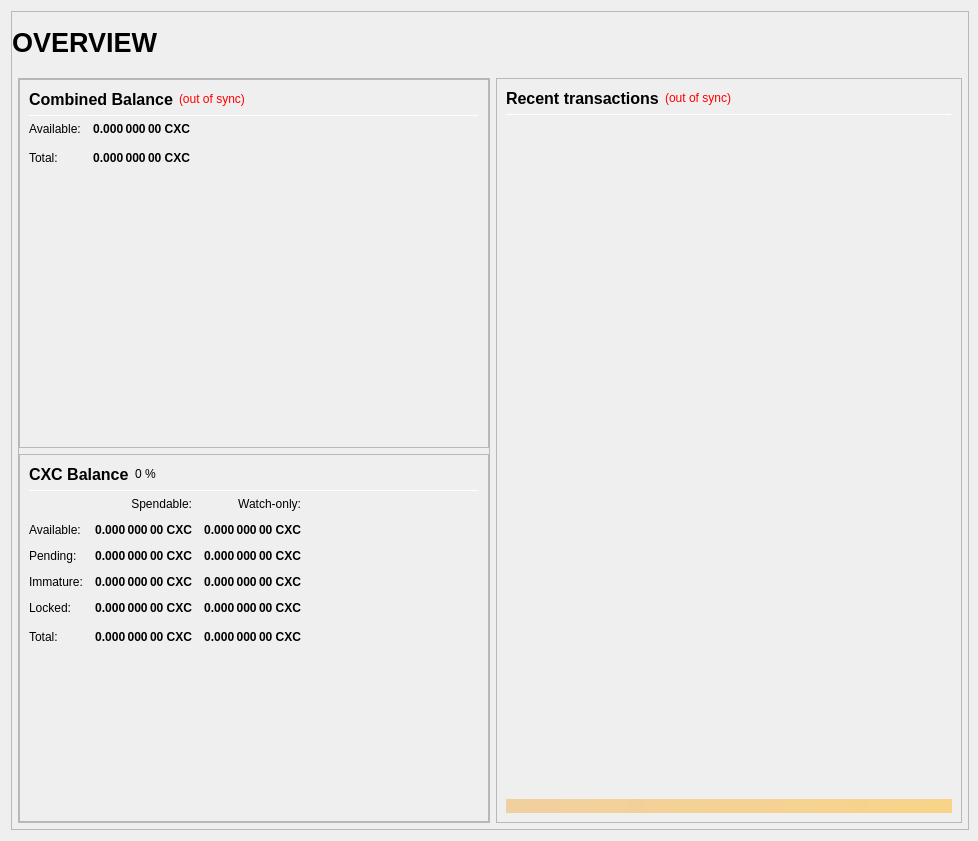
<?xml version="1.0" encoding="UTF-8"?>
<ui version="4.0">
 <class>OverviewPage</class>
 <widget class="QWidget" name="OverviewPage">
  <property name="geometry">
   <rect>
    <x>0</x>
    <y>0</y>
    <width>978</width>
    <height>841</height>
   </rect>
  </property>
  <property name="minimumSize">
   <size>
    <width>960</width>
    <height>682</height>
   </size>
  </property>
  <property name="windowTitle">
   <string>Form</string>
  </property>
  <layout class="QVBoxLayout" name="topLayout" stretch="1">
   <property name="rightMargin">
    <number>9</number>
   </property>
   <item>
    <widget class="QFrame" name="frame_BG">
     <property name="minimumSize">
      <size>
       <width>850</width>
       <height>610</height>
      </size>
     </property>
     <property name="maximumSize">
      <size>
       <width>16777215</width>
       <height>16777215</height>
      </size>
     </property>
     <property name="frameShape">
      <enum>QFrame::StyledPanel</enum>
     </property>
     <property name="frameShadow">
      <enum>QFrame::Raised</enum>
     </property>
     <layout class="QVBoxLayout" name="verticalLayout_3" stretch="1">
      <property name="leftMargin">
       <number>0</number>
      </property>
      <property name="topMargin">
       <number>0</number>
      </property>
      <property name="rightMargin">
       <number>0</number>
      </property>
      <property name="bottomMargin">
       <number>6</number>
      </property>
      <item>
       <layout class="QVBoxLayout" name="verticalLayout_Master" stretch="0,1">
        <property name="leftMargin">
         <number>0</number>
        </property>
        <property name="topMargin">
         <number>0</number>
        </property>
        <property name="rightMargin">
         <number>0</number>
        </property>
        <property name="bottomMargin">
         <number>0</number>
        </property>
        <item>
         <widget class="QFrame" name="frame_Header">
          <layout class="QVBoxLayout" name="verticalLayout_Header" stretch="0">
           <property name="leftMargin">
            <number>0</number>
           </property>
           <property name="topMargin">
            <number>0</number>
           </property>
           <property name="rightMargin">
            <number>0</number>
           </property>
           <property name="bottomMargin">
            <number>0</number>
           </property>
           <item>
            <layout class="QHBoxLayout" name="horizontalLayout_Header" stretch="1,0,1">
             <property name="spacing">
              <number>6</number>
             </property>
             <item>
              <widget class="QLabel" name="labelOverviewHeaderLeft">
               <property name="minimumSize">
                <size>
                 <width>464</width>
                 <height>60</height>
                </size>
               </property>
               <property name="maximumSize">
                <size>
                 <width>16777215</width>
                 <height>60</height>
                </size>
               </property>
               <property name="font">
                <font>
                 <pointsize>20</pointsize>
                 <weight>75</weight>
                 <bold>true</bold>
                </font>
               </property>
               <property name="text">
                <string>OVERVIEW</string>
               </property>
               <property name="alignment">
                <set>Qt::AlignLeading|Qt::AlignLeft|Qt::AlignVCenter</set>
               </property>
              </widget>
             </item>
             <item>
              <spacer name="horizontalSpacer_Header">
               <property name="orientation">
                <enum>Qt::Horizontal</enum>
               </property>
               <property name="sizeHint" stdset="0">
                <size>
                 <width>40</width>
                 <height>20</height>
                </size>
               </property>
              </spacer>
             </item>
             <item>
              <widget class="QLabel" name="labelOverviewHeaderRight">
               <property name="minimumSize">
                <size>
                 <width>464</width>
                 <height>60</height>
                </size>
               </property>
               <property name="maximumSize">
                <size>
                 <width>16777215</width>
                 <height>60</height>
                </size>
               </property>
               <property name="font">
                <font>
                 <pointsize>14</pointsize>
                </font>
               </property>
               <property name="text">
                <string/>
               </property>
               <property name="alignment">
                <set>Qt::AlignRight|Qt::AlignTrailing|Qt::AlignVCenter</set>
               </property>
              </widget>
             </item>
            </layout>
           </item>
          </layout>
         </widget>
        </item>
        <item>
         <widget class="QFrame" name="frame_Content">
          <layout class="QVBoxLayout" name="verticalLayout_Content">
           <property name="leftMargin">
            <number>6</number>
           </property>
           <property name="topMargin">
            <number>0</number>
           </property>
           <property name="rightMargin">
            <number>6</number>
           </property>
           <property name="bottomMargin">
            <number>0</number>
           </property>
           <item>
            <layout class="QHBoxLayout" name="horizontalLayout_Content" stretch="1,1">
             <property name="spacing">
              <number>6</number>
             </property>
             <item>
              <layout class="QVBoxLayout" name="verticalLayout_left" stretch="1">
               <item>
                <widget class="QFrame" name="frameObfuscation">
                 <property name="minimumSize">
                  <size>
                   <width>0</width>
                   <height>0</height>
                  </size>
                 </property>
                 <property name="frameShape">
                  <enum>QFrame::StyledPanel</enum>
                 </property>
                 <property name="frameShadow">
                  <enum>QFrame::Raised</enum>
                 </property>
                 <layout class="QVBoxLayout" name="verticalLayout" stretch="0,0">
                  <property name="leftMargin">
                   <number>0</number>
                  </property>
                  <property name="topMargin">
                   <number>0</number>
                  </property>
                  <property name="rightMargin">
                   <number>0</number>
                  </property>
                  <property name="bottomMargin">
                   <number>0</number>
                  </property>
                  <item>
                   <widget class="QFrame" name="frame_CombinedBalances">
                    <property name="minimumSize">
                     <size>
                      <width>470</width>
                      <height>0</height>
                     </size>
                    </property>
                    <property name="frameShape">
                     <enum>QFrame::StyledPanel</enum>
                    </property>
                    <property name="frameShadow">
                     <enum>QFrame::Raised</enum>
                    </property>
                    <layout class="QVBoxLayout" name="verticalLayout_5">
                     <item>
                      <layout class="QHBoxLayout" name="horizontalLayout_5" stretch="0,0,0">
                       <item>
                        <widget class="QLabel" name="label_5z">
                         <property name="minimumSize">
                          <size>
                           <width>0</width>
                           <height>20</height>
                          </size>
                         </property>
                         <property name="font">
                          <font>
                           <pointsize>12</pointsize>
                           <weight>75</weight>
                           <bold>true</bold>
                          </font>
                         </property>
                         <property name="toolTip">
                          <string>Combined Balance (including unconfirmed and immature coins)</string>
                         </property>
                         <property name="text">
                          <string>Combined Balance</string>
                         </property>
                        </widget>
                       </item>
                       <item>
                        <widget class="QLabel" name="labelWalletStatus">
                         <property name="cursor">
                          <cursorShape>WhatsThisCursor</cursorShape>
                         </property>
                         <property name="toolTip">
                          <string>The displayed information may be out of date. Your wallet automatically synchronizes with the KoiPay network after a connection is established, but this process has not completed yet.</string>
                         </property>
                         <property name="styleSheet">
                          <string notr="true">QLabel { color: red; }</string>
                         </property>
                         <property name="text">
                          <string notr="true">(out of sync)</string>
                         </property>
                         <property name="alignment">
                          <set>Qt::AlignLeading|Qt::AlignLeft|Qt::AlignVCenter</set>
                         </property>
                        </widget>
                       </item>
                       <item>
                        <spacer name="horizontalSpacer_1">
                         <property name="orientation">
                          <enum>Qt::Horizontal</enum>
                         </property>
                         <property name="sizeHint" stdset="0">
                          <size>
                           <width>40</width>
                           <height>20</height>
                          </size>
                         </property>
                        </spacer>
                       </item>
                      </layout>
                     </item>
                     <item>
                      <widget class="Line" name="line_CombinedBalance">
                       <property name="minimumSize">
                        <size>
                         <width>0</width>
                         <height>1</height>
                        </size>
                       </property>
                       <property name="maximumSize">
                        <size>
                         <width>16777215</width>
                         <height>1</height>
                        </size>
                       </property>
                       <property name="orientation">
                        <enum>Qt::Horizontal</enum>
                       </property>
                      </widget>
                     </item>
                     <item>
                      <layout class="QGridLayout" name="gridLayout_3">
                       <property name="spacing">
                        <number>12</number>
                       </property>
                       <item row="1" column="0">
                        <widget class="QLabel" name="labelBalanceTextz">
                         <property name="text">
                          <string>Available:</string>
                         </property>
                        </widget>
                       </item>
                       <item row="1" column="1">
                        <widget class="QLabel" name="labelBalancez">
                         <property name="font">
                          <font>
                           <weight>75</weight>
                           <bold>true</bold>
                          </font>
                         </property>
                         <property name="cursor">
                          <cursorShape>IBeamCursor</cursorShape>
                         </property>
                         <property name="toolTip">
                          <string>Your current spendable balance</string>
                         </property>
                         <property name="text">
                          <string notr="true">0.000 000 00 CXC</string>
                         </property>
                         <property name="alignment">
                          <set>Qt::AlignRight|Qt::AlignTrailing|Qt::AlignVCenter</set>
                         </property>
                         <property name="textInteractionFlags">
                          <set>Qt::LinksAccessibleByMouse|Qt::TextSelectableByKeyboard|Qt::TextSelectableByMouse</set>
                         </property>
                        </widget>
                       </item>
                       <item row="2" column="0">
                        <widget class="QLabel" name="labelTotalTextz">
                         <property name="text">
                          <string>Total:</string>
                         </property>
                        </widget>
                       </item>
                       <item row="2" column="1">
                        <widget class="QLabel" name="labelTotalz">
                         <property name="font">
                          <font>
                           <weight>75</weight>
                           <bold>true</bold>
                          </font>
                         </property>
                         <property name="cursor">
                          <cursorShape>IBeamCursor</cursorShape>
                         </property>
                         <property name="toolTip">
                          <string>Total Balance, including all unavailable coins.</string>
                         </property>
                         <property name="text">
                          <string notr="true">0.000 000 00 CXC</string>
                         </property>
                         <property name="alignment">
                          <set>Qt::AlignRight|Qt::AlignTrailing|Qt::AlignVCenter</set>
                         </property>
                         <property name="textInteractionFlags">
                          <set>Qt::LinksAccessibleByMouse|Qt::TextSelectableByKeyboard|Qt::TextSelectableByMouse</set>
                         </property>
                        </widget>
                       </item>
                       <item row="2" column="3">
                        <spacer name="horizontalSpacer_2">
                         <property name="orientation">
                          <enum>Qt::Horizontal</enum>
                         </property>
                         <property name="sizeHint" stdset="0">
                          <size>
                           <width>40</width>
                           <height>20</height>
                          </size>
                         </property>
                        </spacer>
                       </item>
                      </layout>
                     </item>
                     <item>
                      <spacer name="verticalSpacer_1">
                       <property name="orientation">
                        <enum>Qt::Vertical</enum>
                       </property>
                       <property name="sizeHint" stdset="0">
                        <size>
                         <width>20</width>
                         <height>40</height>
                        </size>
                       </property>
                      </spacer>
                     </item>
                    </layout>
                   </widget>
                  </item>
                  <item>
                   <widget class="QFrame" name="frame_Balances">
                    <property name="frameShape">
                     <enum>QFrame::StyledPanel</enum>
                    </property>
                    <property name="frameShadow">
                     <enum>QFrame::Raised</enum>
                    </property>
                    <layout class="QVBoxLayout" name="verticalLayout_4">
                     <item>
                      <layout class="QHBoxLayout" name="horizontalLayout_4">
                       <item>
                        <widget class="QLabel" name="label_5">
                         <property name="minimumSize">
                          <size>
                           <width>0</width>
                           <height>20</height>
                          </size>
                         </property>
                         <property name="font">
                          <font>
                           <pointsize>12</pointsize>
                           <weight>75</weight>
                           <bold>true</bold>
                          </font>
                         </property>
                         <property name="text">
                          <string>CXC Balance</string>
                         </property>
                        </widget>
                       </item>
                       <item>
                        <widget class="QLabel" name="labelCXCPercent">
                         <property name="text">
                          <string notr="true">0 %</string>
                         </property>
                        </widget>
                       </item>
                       <item>
                        <spacer name="horizontalSpacer_3">
                         <property name="orientation">
                          <enum>Qt::Horizontal</enum>
                         </property>
                         <property name="sizeHint" stdset="0">
                          <size>
                           <width>40</width>
                           <height>20</height>
                          </size>
                         </property>
                        </spacer>
                       </item>
                      </layout>
                     </item>
                     <item>
                      <widget class="Line" name="line_Balance">
                       <property name="minimumSize">
                        <size>
                         <width>0</width>
                         <height>1</height>
                        </size>
                       </property>
                       <property name="maximumSize">
                        <size>
                         <width>16777215</width>
                         <height>1</height>
                        </size>
                       </property>
                       <property name="orientation">
                        <enum>Qt::Horizontal</enum>
                       </property>
                      </widget>
                     </item>
                     <item>
                      <layout class="QGridLayout" name="gridLayout">
                       <property name="spacing">
                        <number>12</number>
                       </property>
                       <item row="0" column="1">
                        <widget class="QLabel" name="labelSpendable">
                         <property name="text">
                          <string>Spendable:</string>
                         </property>
                         <property name="alignment">
                          <set>Qt::AlignRight|Qt::AlignTrailing|Qt::AlignVCenter</set>
                         </property>
                        </widget>
                       </item>
                       <item row="0" column="2">
                        <widget class="QLabel" name="labelWatchonly">
                         <property name="text">
                          <string>Watch-only:</string>
                         </property>
                         <property name="alignment">
                          <set>Qt::AlignRight|Qt::AlignTrailing|Qt::AlignVCenter</set>
                         </property>
                        </widget>
                       </item>
                       <item row="1" column="0">
                        <widget class="QLabel" name="labelBalanceText">
                         <property name="text">
                          <string>Available:</string>
                         </property>
                        </widget>
                       </item>
                       <item row="1" column="1">
                        <widget class="QLabel" name="labelBalance">
                         <property name="font">
                          <font>
                           <weight>75</weight>
                           <bold>true</bold>
                          </font>
                         </property>
                         <property name="cursor">
                          <cursorShape>IBeamCursor</cursorShape>
                         </property>
                         <property name="toolTip">
                          <string>Your current spendable balance</string>
                         </property>
                         <property name="text">
                          <string notr="true">0.000 000 00 CXC</string>
                         </property>
                         <property name="alignment">
                          <set>Qt::AlignRight|Qt::AlignTrailing|Qt::AlignVCenter</set>
                         </property>
                         <property name="textInteractionFlags">
                          <set>Qt::LinksAccessibleByMouse|Qt::TextSelectableByKeyboard|Qt::TextSelectableByMouse</set>
                         </property>
                        </widget>
                       </item>
                       <item row="1" column="2">
                        <widget class="QLabel" name="labelWatchAvailable">
                         <property name="font">
                          <font>
                           <weight>75</weight>
                           <bold>true</bold>
                          </font>
                         </property>
                         <property name="cursor">
                          <cursorShape>IBeamCursor</cursorShape>
                         </property>
                         <property name="toolTip">
                          <string>Your current balance in watch-only addresses</string>
                         </property>
                         <property name="text">
                          <string notr="true">0.000 000 00 CXC</string>
                         </property>
                         <property name="alignment">
                          <set>Qt::AlignRight|Qt::AlignTrailing|Qt::AlignVCenter</set>
                         </property>
                         <property name="textInteractionFlags">
                          <set>Qt::LinksAccessibleByMouse|Qt::TextSelectableByKeyboard|Qt::TextSelectableByMouse</set>
                         </property>
                        </widget>
                       </item>
                       <item row="2" column="0">
                        <widget class="QLabel" name="labelPendingText">
                         <property name="text">
                          <string>Pending:</string>
                         </property>
                        </widget>
                       </item>
                       <item row="2" column="1">
                        <widget class="QLabel" name="labelUnconfirmed">
                         <property name="font">
                          <font>
                           <weight>75</weight>
                           <bold>true</bold>
                          </font>
                         </property>
                         <property name="cursor">
                          <cursorShape>IBeamCursor</cursorShape>
                         </property>
                         <property name="toolTip">
                          <string>Total of transactions that have yet to be confirmed, and do not yet count toward the spendable balance</string>
                         </property>
                         <property name="text">
                          <string notr="true">0.000 000 00 CXC</string>
                         </property>
                         <property name="alignment">
                          <set>Qt::AlignRight|Qt::AlignTrailing|Qt::AlignVCenter</set>
                         </property>
                         <property name="textInteractionFlags">
                          <set>Qt::LinksAccessibleByMouse|Qt::TextSelectableByKeyboard|Qt::TextSelectableByMouse</set>
                         </property>
                        </widget>
                       </item>
                       <item row="2" column="2">
                        <widget class="QLabel" name="labelWatchPending">
                         <property name="font">
                          <font>
                           <weight>75</weight>
                           <bold>true</bold>
                          </font>
                         </property>
                         <property name="cursor">
                          <cursorShape>IBeamCursor</cursorShape>
                         </property>
                         <property name="toolTip">
                          <string>Unconfirmed transactions to watch-only addresses</string>
                         </property>
                         <property name="text">
                          <string notr="true">0.000 000 00 CXC</string>
                         </property>
                         <property name="alignment">
                          <set>Qt::AlignRight|Qt::AlignTrailing|Qt::AlignVCenter</set>
                         </property>
                         <property name="textInteractionFlags">
                          <set>Qt::LinksAccessibleByMouse|Qt::TextSelectableByKeyboard|Qt::TextSelectableByMouse</set>
                         </property>
                        </widget>
                       </item>
                       <item row="3" column="0">
                        <widget class="QLabel" name="labelImmatureText">
                         <property name="text">
                          <string>Immature:</string>
                         </property>
                        </widget>
                       </item>
                       <item row="3" column="1">
                        <widget class="QLabel" name="labelImmature">
                         <property name="font">
                          <font>
                           <weight>75</weight>
                           <bold>true</bold>
                          </font>
                         </property>
                         <property name="cursor">
                          <cursorShape>IBeamCursor</cursorShape>
                         </property>
                         <property name="toolTip">
                          <string>Staked or masternode rewards that has not yet matured</string>
                         </property>
                         <property name="text">
                          <string notr="true">0.000 000 00 CXC</string>
                         </property>
                         <property name="alignment">
                          <set>Qt::AlignRight|Qt::AlignTrailing|Qt::AlignVCenter</set>
                         </property>
                         <property name="textInteractionFlags">
                          <set>Qt::LinksAccessibleByMouse|Qt::TextSelectableByKeyboard|Qt::TextSelectableByMouse</set>
                         </property>
                        </widget>
                       </item>
                       <item row="3" column="2">
                        <widget class="QLabel" name="labelWatchImmature">
                         <property name="font">
                          <font>
                           <weight>75</weight>
                           <bold>true</bold>
                          </font>
                         </property>
                         <property name="cursor">
                          <cursorShape>IBeamCursor</cursorShape>
                         </property>
                         <property name="toolTip">
                          <string>Staked or masternode rewards in watch-only addresses that has not yet matured</string>
                         </property>
                         <property name="text">
                          <string notr="true">0.000 000 00 CXC</string>
                         </property>
                         <property name="alignment">
                          <set>Qt::AlignRight|Qt::AlignTrailing|Qt::AlignVCenter</set>
                         </property>
                         <property name="textInteractionFlags">
                          <set>Qt::LinksAccessibleByMouse|Qt::TextSelectableByKeyboard|Qt::TextSelectableByMouse</set>
                         </property>
                        </widget>
                       </item>
                       <item row="4" column="0">
                        <widget class="QLabel" name="labelLockedBalanceText">
                         <property name="toolTip">
                          <string>Locked CXC or Masternode collaterals. These are excluded from zCXC minting.</string>
                         </property>
                         <property name="text">
                          <string>Locked:</string>
                         </property>
                        </widget>
                       </item>
                       <item row="4" column="1">
                        <widget class="QLabel" name="labelLockedBalance">
                         <property name="font">
                          <font>
                           <weight>75</weight>
                           <bold>true</bold>
                          </font>
                         </property>
                         <property name="cursor">
                          <cursorShape>IBeamCursor</cursorShape>
                         </property>
                         <property name="toolTip">
                          <string>Locked CXC or Masternode collaterals. These are excluded from zCXC minting.</string>
                         </property>
                         <property name="text">
                          <string notr="true">0.000 000 00 CXC</string>
                         </property>
                         <property name="alignment">
                          <set>Qt::AlignRight|Qt::AlignTrailing|Qt::AlignVCenter</set>
                         </property>
                         <property name="textInteractionFlags">
                          <set>Qt::LinksAccessibleByMouse|Qt::TextSelectableByKeyboard|Qt::TextSelectableByMouse</set>
                         </property>
                        </widget>
                       </item>
                       <item row="4" column="2">
                        <widget class="QLabel" name="labelWatchLocked">
                         <property name="font">
                          <font>
                           <weight>75</weight>
                           <bold>true</bold>
                          </font>
                         </property>
                         <property name="cursor">
                          <cursorShape>IBeamCursor</cursorShape>
                         </property>
                         <property name="toolTip">
                          <string>Current locked balance in watch-only addresses</string>
                         </property>
                         <property name="text">
                          <string notr="true">0.000 000 00 CXC</string>
                         </property>
                         <property name="alignment">
                          <set>Qt::AlignRight|Qt::AlignTrailing|Qt::AlignVCenter</set>
                         </property>
                         <property name="textInteractionFlags">
                          <set>Qt::LinksAccessibleByMouse|Qt::TextSelectableByKeyboard|Qt::TextSelectableByMouse</set>
                         </property>
                        </widget>
                       </item>
                       <item row="5" column="0">
                        <widget class="QLabel" name="labelTotalText">
                         <property name="toolTip">
                          <string>Your current KoiPay balance, unconfirmed and immature transactions included</string>
                         </property>
                         <property name="text">
                          <string>Total:</string>
                         </property>
                        </widget>
                       </item>
                       <item row="5" column="1">
                        <widget class="QLabel" name="labelTotal">
                         <property name="font">
                          <font>
                           <weight>75</weight>
                           <bold>true</bold>
                          </font>
                         </property>
                         <property name="cursor">
                          <cursorShape>IBeamCursor</cursorShape>
                         </property>
                         <property name="toolTip">
                          <string>Your current KoiPay balance, unconfirmed and immature transactions included</string>
                         </property>
                         <property name="text">
                          <string notr="true">0.000 000 00 CXC</string>
                         </property>
                         <property name="alignment">
                          <set>Qt::AlignRight|Qt::AlignTrailing|Qt::AlignVCenter</set>
                         </property>
                         <property name="textInteractionFlags">
                          <set>Qt::LinksAccessibleByMouse|Qt::TextSelectableByKeyboard|Qt::TextSelectableByMouse</set>
                         </property>
                        </widget>
                       </item>
                       <item row="5" column="2">
                        <widget class="QLabel" name="labelWatchTotal">
                         <property name="font">
                          <font>
                           <weight>75</weight>
                           <bold>true</bold>
                          </font>
                         </property>
                         <property name="cursor">
                          <cursorShape>IBeamCursor</cursorShape>
                         </property>
                         <property name="toolTip">
                          <string>Current total balance in watch-only addresses</string>
                         </property>
                         <property name="text">
                          <string notr="true">0.000 000 00 CXC</string>
                         </property>
                         <property name="alignment">
                          <set>Qt::AlignRight|Qt::AlignTrailing|Qt::AlignVCenter</set>
                         </property>
                         <property name="textInteractionFlags">
                          <set>Qt::LinksAccessibleByMouse|Qt::TextSelectableByKeyboard|Qt::TextSelectableByMouse</set>
                         </property>
                        </widget>
                       </item>
                       <item row="5" column="3">
                        <spacer name="horizontalSpacer_9">
                         <property name="orientation">
                          <enum>Qt::Horizontal</enum>
                         </property>
                         <property name="sizeHint" stdset="0">
                          <size>
                           <width>40</width>
                           <height>20</height>
                          </size>
                         </property>
                        </spacer>
                       </item>
                      </layout>
                     </item>
                     <item>
                      <spacer name="verticalSpacer_3">
                       <property name="orientation">
                        <enum>Qt::Vertical</enum>
                       </property>
                       <property name="sizeHint" stdset="0">
                        <size>
                         <width>20</width>
                         <height>40</height>
                        </size>
                       </property>
                      </spacer>
                     </item>
                    </layout>
                   </widget>
                  </item>
                 </layout>
                </widget>
               </item>
              </layout>
             </item>
             <item>
              <layout class="QVBoxLayout" name="verticalLayout_right" stretch="1">
               <item>
                <widget class="QFrame" name="frame_RecentTransactions">
                 <property name="minimumSize">
                  <size>
                   <width>0</width>
                   <height>0</height>
                  </size>
                 </property>
                 <property name="frameShape">
                  <enum>QFrame::StyledPanel</enum>
                 </property>
                 <property name="frameShadow">
                  <enum>QFrame::Raised</enum>
                 </property>
                 <layout class="QVBoxLayout" name="verticalLayout_1" stretch="0,0,0,0,0">
                  <item>
                   <layout class="QHBoxLayout" name="horizontalLayout_2">
                    <item>
                     <widget class="QLabel" name="label_4">
                      <property name="minimumSize">
                       <size>
                        <width>0</width>
                        <height>20</height>
                       </size>
                      </property>
                      <property name="font">
                       <font>
                        <pointsize>12</pointsize>
                        <weight>75</weight>
                        <bold>true</bold>
                       </font>
                      </property>
                      <property name="text">
                       <string>Recent transactions</string>
                      </property>
                     </widget>
                    </item>
                    <item>
                     <widget class="QLabel" name="labelTransactionsStatus">
                      <property name="cursor">
                       <cursorShape>WhatsThisCursor</cursorShape>
                      </property>
                      <property name="toolTip">
                       <string>The displayed information may be out of date. Your wallet automatically synchronizes with the KoiPay network after a connection is established, but this process has not completed yet.</string>
                      </property>
                      <property name="styleSheet">
                       <string notr="true">QLabel { color: red; }</string>
                      </property>
                      <property name="text">
                       <string notr="true">(out of sync)</string>
                      </property>
                      <property name="alignment">
                       <set>Qt::AlignRight|Qt::AlignTrailing|Qt::AlignVCenter</set>
                      </property>
                     </widget>
                    </item>
                    <item>
                     <spacer name="horizontalSpacer">
                      <property name="orientation">
                       <enum>Qt::Horizontal</enum>
                      </property>
                      <property name="sizeHint" stdset="0">
                       <size>
                        <width>40</width>
                        <height>20</height>
                       </size>
                      </property>
                     </spacer>
                    </item>
                   </layout>
                  </item>
                  <item>
                   <widget class="Line" name="line">
                    <property name="minimumSize">
                     <size>
                      <width>0</width>
                      <height>1</height>
                     </size>
                    </property>
                    <property name="maximumSize">
                     <size>
                      <width>16777215</width>
                      <height>1</height>
                     </size>
                    </property>
                    <property name="orientation">
                     <enum>Qt::Horizontal</enum>
                    </property>
                   </widget>
                  </item>
                  <item>
                   <widget class="QListView" name="listTransactions">
                    <property name="minimumSize">
                     <size>
                      <width>0</width>
                      <height>0</height>
                     </size>
                    </property>
                    <property name="styleSheet">
                     <string notr="true">QListView { background: transparent; }</string>
                    </property>
                    <property name="frameShape">
                     <enum>QFrame::NoFrame</enum>
                    </property>
                    <property name="verticalScrollBarPolicy">
                     <enum>Qt::ScrollBarAlwaysOff</enum>
                    </property>
                    <property name="horizontalScrollBarPolicy">
                     <enum>Qt::ScrollBarAlwaysOff</enum>
                    </property>
                    <property name="selectionMode">
                     <enum>QAbstractItemView::NoSelection</enum>
                    </property>
                   </widget>
                  </item>
                  <item>
                   <spacer name="verticalSpacer_2">
                    <property name="orientation">
                     <enum>Qt::Vertical</enum>
                    </property>
                    <property name="sizeType">
                     <enum>QSizePolicy::Expanding</enum>
                    </property>
                    <property name="sizeHint" stdset="0">
                     <size>
                      <width>20</width>
                      <height>40</height>
                     </size>
                    </property>
                   </spacer>
                  </item>
                  <item>
                   <widget class="QLabel" name="labelAlerts">
                    <property name="maximumSize">
                     <size>
                      <width>16777215</width>
                      <height>16777215</height>
                     </size>
                    </property>
                    <property name="styleSheet">
                     <string notr="true">background-color: qlineargradient(x1: 0, y1: 0, x2: 1, y2: 0, stop:0 #F0D0A0, stop:1 #F8D488); color:#000000;</string>
                    </property>
                    <property name="text">
                     <string/>
                    </property>
                    <property name="wordWrap">
                     <bool>true</bool>
                    </property>
                    <property name="margin">
                     <number>3</number>
                    </property>
                   </widget>
                  </item>
                 </layout>
                </widget>
               </item>
              </layout>
             </item>
            </layout>
           </item>
          </layout>
         </widget>
        </item>
       </layout>
      </item>
     </layout>
    </widget>
   </item>
  </layout>
 </widget>
 <resources/>
 <connections/>
</ui>
